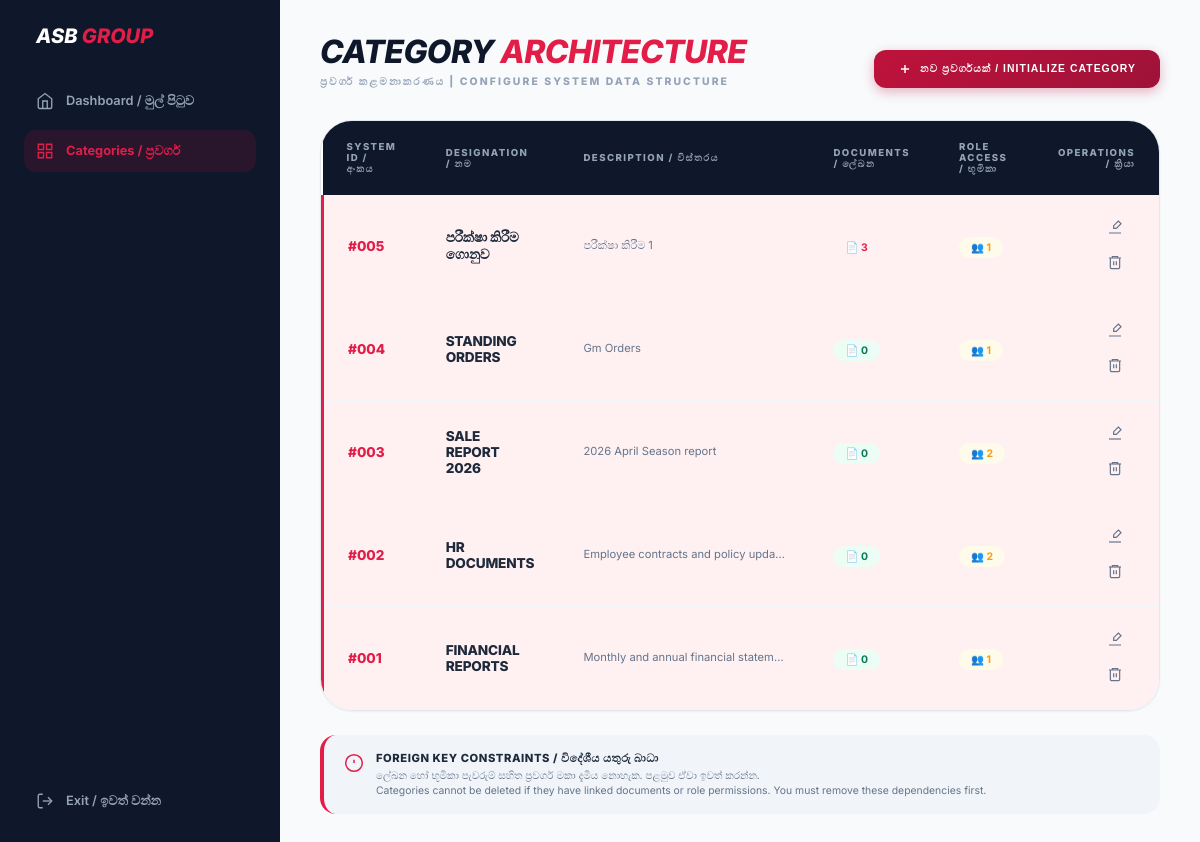
Page /category_mgmt.php (signed in) on the committed database.
### tables this page shows
CREATE TABLE `categories` (
  `id` int(11) NOT NULL,
  `category_name` varchar(100) NOT NULL,
  `description` text DEFAULT NULL
);

### category_mgmt.php (the view, shortened to what this page needs)
<?php
$conn = new mysqli("localhost", "root", "", "asb_file_system");
$conn->set_charset("utf8mb4");
$cat_query = "SELECT c.*,
              COUNT(DISTINCT d.id) as doc_count,
              COUNT(DISTINCT rca.role_id) as role_access_count
              FROM categories c
              LEFT JOIN documents d ON c.id = d.category_id
              LEFT JOIN role_category_access rca ON c.id = rca.category_id
              GROUP BY c.id
              ORDER BY c.id DESC";
$categories = $conn->query($cat_query);
?>
<!DOCTYPE html>
<html lang="en">
<head>
    <link rel="stylesheet" href="css/category-styles.css">
</head>
<body>
    <div class="app-container">
        <aside class="sidebar">
            <div class="sidebar-header">
                <h1 class="sidebar-title">ASB <span class="accent-text">GROUP</span></h1>
            </div>
            <nav class="sidebar-nav">
                <a href="dashboard.php" class="nav-link">
                    <svg width="18" height="18" viewBox="0 0 24 24" fill="none" stroke="currentColor" stroke-width="1.8">
                        <path d="M3 9l9-7 9 7v11a2 2 0 0 1-2 2H5a2 2 0 0 1-2-2z"/>
                        <polyline points="9 22 9 12 15 12 15 22"/>
                    </svg>
                    <span>Dashboard / මුල් පිටුව</span>
                </a>
                <a href="category_mgmt.php" class="nav-link active">
                    <svg width="18" height="18" viewBox="0 0 24 24" fill="none" stroke="currentColor" stroke-width="1.8">
                        <path d="M3 3h7v7H3zM14 3h7v7h-7zM14 14h7v7h-7zM3 14h7v7H3z"/>
                    </svg>
                    <span>Categories / ප්‍රවර්ග</span>
                </a>
                <a href="logout.php" class="nav-link logout-link">
                    <svg width="18" height="18" viewBox="0 0 24 24" fill="none" stroke="currentColor" stroke-width="1.8">
                        <path d="M9 21H5a2 2 0 0 1-2-2V5a2 2 0 0 1 2-2h4"/>
                        <polyline points="16 17 21 12 16 7"/>
                        <line x1="21" y1="12" x2="9" y2="12"/>
                    </svg>
                    <span>Exit / ඉවත් වන්න</span>
                </a>
            </nav>
        </aside>
        <main class="main-content">
            <header class="content-header">
                <div>
                    <h2 class="page-title">Category <span class="accent-text">Architecture</span></h2>
                    <p class="page-subtitle sinhala-text">ප්‍රවර්ග කළමනාකරණය | Configure System Data Structure</p>
                </div>
                <button id="openModalBtn" class="btn-primary">
                    <svg width="14" height="14" viewBox="0 0 24 24" fill="none" stroke="currentColor" stroke-width="2.5">
                        <line x1="12" y1="5" x2="12" y2="19"/>
                        <line x1="5" y1="12" x2="19" y2="12"/>
                    </svg>
                    නව ප්‍රවර්ගයක් / Initialize Category
                </button>
            </header>
            <div class="table-container">
                <table class="data-table">
                    <thead>
                        <tr>
                            <th>System ID / අංකය</th>
                            <th>Designation / නම</th>
                            <th>Description / විස්තරය</th>
                            <th>Documents / ලේඛන</th>
                            <th>Role Access / භූමිකා</th>
                            <th class="text-right">Operations / ක්‍රියා</th>
                        </tr>
                    </thead>
                    <tbody>
                        <?php while($row = $categories->fetch_assoc()):
                            $has_constraints = ($row['doc_count'] > 0 || $row['role_access_count'] > 0);
                        ?>
                        <tr class="table-row <?php echo $has_constraints ? 'has-constraints' : ''; ?>">
                            <td class="id-cell">#<?php echo str_pad($row['id'], 3, '0', STR_PAD_LEFT); ?></td>
                            <td class="category-name sinhala-text"><?php echo htmlspecialchars($row['category_name']); ?></td>
                            <td class="description-cell sinhala-text"><?php echo htmlspecialchars($row['description'] ?: '—'); ?></td>
                            <td class="constraint-cell">
                                <span class="constraint-badge <?php echo $row['doc_count'] > 0 ? 'danger' : 'success'; ?>">
                                    📄 <?php echo $row['doc_count']; ?>
                                </span>
                            </td>
                            <td class="constraint-cell">
                                <span class="constraint-badge <?php echo $row['role_access_count'] > 0 ? 'warning' : 'success'; ?>">
                                    👥 <?php echo $row['role_access_count']; ?>
                                </span>
                            </td>
                            <td class="text-right">
                                <button class="action-btn edit-btn" onclick='editCategory(<?php echo json_encode($row); ?>)' title="Edit / සංස්කරණය">
                                    <svg width="16" height="16" viewBox="0 0 24 24" fill="none" stroke="currentColor" stroke-width="1.8">
                                        <path d="M17 3l4 4-7 7H10v-4l7-7z"/>
                                        <path d="M3 21h18"/>
                                    </svg>
                                </button>
                                <button class="action-btn delete-btn" onclick="confirmDelete(<?php echo $row['id']; ?>, '<?php echo addslashes($row['category_name']); ?>', <?php echo $row['doc_count']; ?>, <?php echo $row['role_access_count']; ?>)" title="Delete / මකන්න">
                                    <svg width="16" height="16" viewBox="0 0 24 24" fill="none" stroke="currentColor" stroke-width="1.8">
                                        <polyline points="3 6 5 6 21 6"/>
                                        <path d="M8 6V4h8v2"/>
                                        <path d="M19 6v14a2 2 0 0 1-2 2H7a2 2 0 0 1-2-2V6"/>
                                        <line x1="10" y1="11" x2="10" y2="17"/>
                                        <line x1="14" y1="11" x2="14" y2="17"/>
                                    </svg>
                                </button>
                            </td>
                        </tr>
                        <?php endwhile; ?>
                    </tbody>
                </table>
            </div>
            <div class="info-section">
                <div class="info-card">
                    <svg width="20" height="20" viewBox="0 0 24 24" fill="none" stroke="currentColor" stroke-width="1.8">
                        <circle cx="12" cy="12" r="10"/>
                        <line x1="12" y1="8" x2="12" y2="12"/>
                        <line x1="12" y1="16" x2="12.01" y2="16"/>
                    </svg>
                    <div>
                        <strong>Foreign Key Constraints / විදේශීය යතුරු බාධා</strong>
                        <p class="sinhala-text">ලේඛන හෝ භූමිකා පැවරුම් සහිත ප්‍රවර්ග මකා දැමිය නොහැක. පළමුව ඒවා ඉවත් කරන්න.</p>
                        <p>Categories cannot be deleted if they have linked documents or role permissions. You must remove these dependencies first.</p>
                    </div>
                </div>
            </div>
        </main>
    </div>
</body>
</html>

### rows in the picture
categories: id "005", category_name "පරීක්ෂා කිරීම ගොනුව", description "පරීක්ෂා කිරීම 1", doc_count "3", role_access_count "1"
categories: id "004", category_name "STANDING ORDERS", description "Gm Orders", doc_count "0", role_access_count "1"
categories: id "003", category_name "SALE REPORT 2026", description "2026 April Season report", doc_count "0", role_access_count "2"
categories: id "002", category_name "HR DOCUMENTS", description "Employee contracts and policy upda…", doc_count "0", role_access_count "2"
categories: id "001", category_name "FINANCIAL REPORTS", description "Monthly and annual financial statem…", doc_count "0", role_access_count "1"
